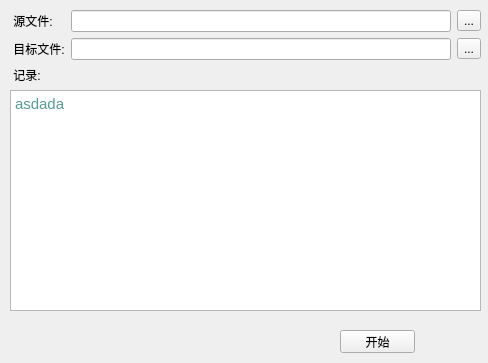
<?xml version="1.0" encoding="UTF-8"?>
<ui version="4.0">
 <class>MainWindow</class>
 <widget class="QMainWindow" name="MainWindow">
  <property name="geometry">
   <rect>
    <x>0</x>
    <y>0</y>
    <width>488</width>
    <height>363</height>
   </rect>
  </property>
  <property name="windowTitle">
   <string>MainWindow</string>
  </property>
  <property name="animated">
   <bool>true</bool>
  </property>
  <property name="documentMode">
   <bool>false</bool>
  </property>
  <widget class="QWidget" name="centralwidget">
   <widget class="QWidget" name="verticalLayoutWidget">
    <property name="geometry">
     <rect>
      <x>10</x>
      <y>10</y>
      <width>471</width>
      <height>301</height>
     </rect>
    </property>
    <layout class="QVBoxLayout" name="verticalLayout">
     <item>
      <layout class="QGridLayout" name="gridLayout">
       <item row="1" column="1">
        <widget class="QLineEdit" name="lineEdit_2"/>
       </item>
       <item row="0" column="2">
        <widget class="QToolButton" name="toolButton">
         <property name="text">
          <string>...</string>
         </property>
        </widget>
       </item>
       <item row="1" column="0">
        <widget class="QLabel" name="label">
         <property name="text">
          <string> 目标文件:</string>
         </property>
        </widget>
       </item>
       <item row="0" column="0">
        <widget class="QLabel" name="label_2">
         <property name="text">
          <string> 源文件:</string>
         </property>
        </widget>
       </item>
       <item row="1" column="2">
        <widget class="QToolButton" name="toolButton_2">
         <property name="text">
          <string>...</string>
         </property>
        </widget>
       </item>
       <item row="0" column="1">
        <widget class="QLineEdit" name="lineEdit"/>
       </item>
      </layout>
     </item>
     <item>
      <widget class="QLabel" name="label_3">
       <property name="text">
        <string> 记录:</string>
       </property>
      </widget>
     </item>
     <item>
      <widget class="QTextBrowser" name="textBrowser">
       <property name="html">
        <string>&lt;!DOCTYPE HTML PUBLIC &quot;-//W3C//DTD HTML 4.0//EN&quot; &quot;http://www.w3.org/TR/REC-html40/strict.dtd&quot;&gt;
&lt;html&gt;&lt;head&gt;&lt;meta name=&quot;qrichtext&quot; content=&quot;1&quot; /&gt;&lt;style type=&quot;text/css&quot;&gt;
p, li { white-space: pre-wrap; }
&lt;/style&gt;&lt;/head&gt;&lt;body style=&quot; font-family:'SimSun'; font-size:9pt; font-weight:400; font-style:normal;&quot;&gt;
&lt;p style=&quot; margin-top:0px; margin-bottom:0px; margin-left:0px; margin-right:0px; -qt-block-indent:0; text-indent:0px;&quot;&gt;&lt;span style=&quot; font-size:11pt; color:#589a95;&quot;&gt;asdada&lt;/span&gt;&lt;/p&gt;&lt;/body&gt;&lt;/html&gt;</string>
       </property>
      </widget>
     </item>
    </layout>
   </widget>
   <widget class="QPushButton" name="pushButton">
    <property name="geometry">
     <rect>
      <x>340</x>
      <y>330</y>
      <width>75</width>
      <height>23</height>
     </rect>
    </property>
    <property name="text">
     <string>开始</string>
    </property>
   </widget>
  </widget>
 </widget>
 <resources/>
 <connections>
  <connection>
   <sender>toolButton</sender>
   <signal>clicked()</signal>
   <receiver>textBrowser</receiver>
   <slot>zoomOut()</slot>
   <hints>
    <hint type="sourcelabel">
     <x>460</x>
     <y>26</y>
    </hint>
    <hint type="destinationlabel">
     <x>253</x>
     <y>188</y>
    </hint>
   </hints>
  </connection>
 </connections>
</ui>
